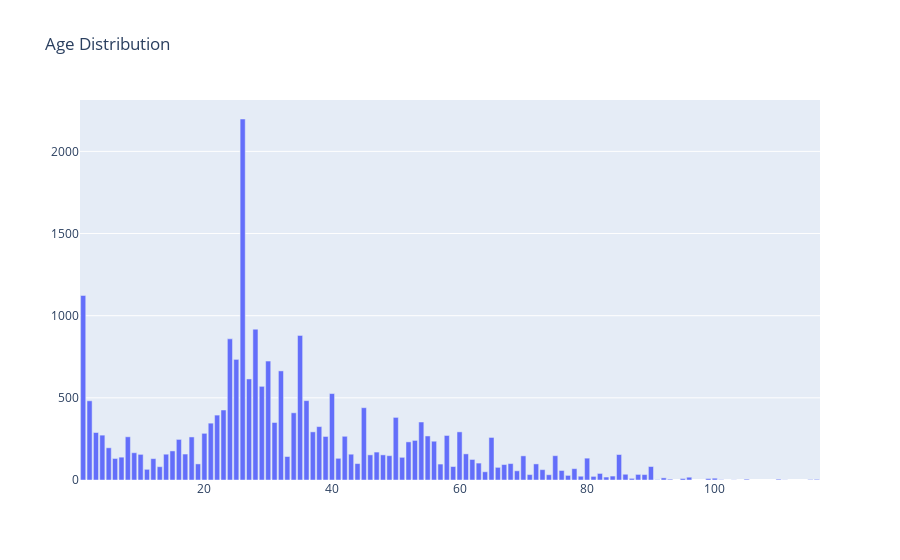

This figure's notebook cell:
### Markdown cell above
### Age Distribtion <a id="3.1"></a>

### Code cell
ditribution_plot(x=age_dist.index, y=age_dist.values, name='Age Distribution')

### Figure 1 — Plotly figure (JSON) as saved in the notebook; plotly's stock layout.template omitted (floating-point values rounded to 4 significant figures)
{"data": [{"type": "bar", "x": [26, 1, 28, 35, 24, 25, 30, 32, 27, 29, 40, 36, 2, 45, 23, 34, 22, 50, 54, 31, 21, 38, 37, 60, 3, 20, 4, 58, 55, 42, 39, 8, 18, 65, 16, 53, 56, 52, 5, 15, 47, 9, 61, 17, 14, 43, 10, 85, 46, 48, 75, 49, 70, 33, 7, 51, 80, 41, 6, 12, 62, 63, 68, 44, 72, 19, 57, 67, 59, 90, 13, 66, 78, 11, 73, 76, 69, 64, 82, 86, 88, 71, 89, 74, 77, 84, 79, 81, 83, 96, 92, 100, 87, 95, 99, 110, 93, 105, 116, 115, 101, 91, 111, 103], "y": [2197, 1123, 918, 880, 859, 734, 724, 664, 615, 570, 526, 483, 482, 440, 426, 409, 395, 381, 353, 350, 346, 325, 293, 293, 289, 284, 273, 271, 268, 266, 265, 263, 262, 259, 247, 241, 236, 232, 196, 177, 170, 166, 159, 158, 157, 157, 156, 155, 153, 153, 148, 148, 147, 143, 139, 138, 133, 132, 131, 130, 125, 103, 100, 100, 98, 98, 97, 94, 82, 82, 81, 77, 69, 65, 63, 58, 56, 50, 40, 35, 34, 33, 33, 32, 28, 24, 23, 22, 18, 17, 13, 11, 10, 9, 9, 5, 5, 5, 4, 3, 2, 2, 1, 1]}], "layout": {"title": {"text": "Age Distribution"}}}
